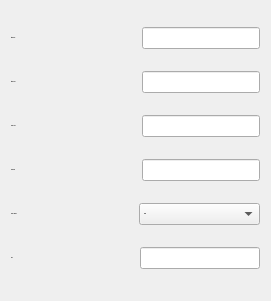
   <widget class="QWidget" name="layoutWidget">
    <property name="geometry">
     <rect>
      <x>10</x>
      <y>30</y>
      <width>271</width>
      <height>301</height>
     </rect>
    </property>
    <property name="font">
     <font>
      <family>Arial</family>
      <pointsize>-1</pointsize>
      <weight>75</weight>
      <bold>true</bold>
     </font>
    </property>
    <layout class="QVBoxLayout" name="verticalLayout">
     <item>
      <layout class="QHBoxLayout" name="horizontalLayout">
       <item>
        <widget class="QLabel" name="label">
         <property name="font">
          <font>
           <family>Arial</family>
           <pointsize>-1</pointsize>
           <weight>75</weight>
           <bold>true</bold>
          </font>
         </property>
         <property name="text">
          <string>Kitap No:</string>
         </property>
        </widget>
       </item>
       <item>
        <spacer name="horizontalSpacer">
         <property name="font">
          <font>
           <family>Arial</family>
           <pointsize>-1</pointsize>
           <weight>75</weight>
           <bold>true</bold>
          </font>
         </property>
         <property name="orientation">
          <enum>Qt::Horizontal</enum>
         </property>
         <property name="sizeHint" stdset="0">
          <size>
           <width>40</width>
           <height>20</height>
          </size>
         </property>
        </spacer>
       </item>
       <item>
        <widget class="QLineEdit" name="lneNu">
         <property name="font">
          <font>
           <family>Arial</family>
           <pointsize>-1</pointsize>
           <weight>75</weight>
           <bold>true</bold>
          </font>
         </property>
        </widget>
       </item>
      </layout>
     </item>
     <item>
      <layout class="QHBoxLayout" name="horizontalLayout_2">
       <item>
        <widget class="QLabel" name="label_2">
         <property name="font">
          <font>
           <family>Arial</family>
           <pointsize>-1</pointsize>
           <weight>75</weight>
           <bold>true</bold>
          </font>
         </property>
         <property name="text">
          <string>Kitap Adı:</string>
         </property>
        </widget>
       </item>
       <item>
        <spacer name="horizontalSpacer_2">
         <property name="font">
          <font>
           <family>Arial</family>
           <pointsize>-1</pointsize>
           <weight>75</weight>
           <bold>true</bold>
          </font>
         </property>
         <property name="orientation">
          <enum>Qt::Horizontal</enum>
         </property>
         <property name="sizeHint" stdset="0">
          <size>
           <width>40</width>
           <height>20</height>
          </size>
         </property>
        </spacer>
       </item>
       <item>
        <widget class="QLineEdit" name="lneAdi">
         <property name="font">
          <font>
           <family>Arial</family>
           <pointsize>-1</pointsize>
           <weight>75</weight>
           <bold>true</bold>
          </font>
         </property>
        </widget>
       </item>
      </layout>
     </item>
     <item>
      <layout class="QHBoxLayout" name="horizontalLayout_3">
       <item>
        <widget class="QLabel" name="label_3">
         <property name="font">
          <font>
           <family>Arial</family>
           <pointsize>-1</pointsize>
           <weight>75</weight>
           <bold>true</bold>
          </font>
         </property>
         <property name="text">
          <string>Yazar Adı:</string>
         </property>
        </widget>
       </item>
       <item>
        <spacer name="horizontalSpacer_3">
         <property name="font">
          <font>
           <family>Arial</family>
           <pointsize>-1</pointsize>
           <weight>75</weight>
           <bold>true</bold>
          </font>
         </property>
         <property name="orientation">
          <enum>Qt::Horizontal</enum>
         </property>
         <property name="sizeHint" stdset="0">
          <size>
           <width>40</width>
           <height>20</height>
          </size>
         </property>
        </spacer>
       </item>
       <item>
        <widget class="QLineEdit" name="lneYazarAdi">
         <property name="font">
          <font>
           <family>Arial</family>
           <pointsize>-1</pointsize>
           <weight>75</weight>
           <bold>true</bold>
          </font>
         </property>
        </widget>
       </item>
      </layout>
     </item>
     <item>
      <layout class="QHBoxLayout" name="horizontalLayout_4">
       <item>
        <widget class="QLabel" name="label_4">
         <property name="font">
          <font>
           <family>Arial</family>
           <pointsize>-1</pointsize>
           <weight>75</weight>
           <bold>true</bold>
          </font>
         </property>
         <property name="text">
          <string>Yayınevi:</string>
         </property>
        </widget>
       </item>
       <item>
        <spacer name="horizontalSpacer_4">
         <property name="font">
          <font>
           <family>Arial</family>
           <pointsize>-1</pointsize>
           <weight>75</weight>
           <bold>true</bold>
          </font>
         </property>
         <property name="orientation">
          <enum>Qt::Horizontal</enum>
         </property>
         <property name="sizeHint" stdset="0">
          <size>
           <width>40</width>
           <height>20</height>
          </size>
         </property>
        </spacer>
       </item>
       <item>
        <widget class="QLineEdit" name="lneYayinevi">
         <property name="font">
          <font>
           <family>Arial</family>
           <pointsize>-1</pointsize>
           <weight>75</weight>
           <bold>true</bold>
          </font>
         </property>
        </widget>
       </item>
      </layout>
     </item>
     <item>
      <layout class="QHBoxLayout" name="horizontalLayout_5">
       <item>
        <widget class="QLabel" name="label_5">
         <property name="font">
          <font>
           <family>Arial</family>
           <pointsize>-1</pointsize>
           <weight>75</weight>
           <bold>true</bold>
          </font>
         </property>
         <property name="text">
          <string>Yayın Tarihi:</string>
         </property>
        </widget>
       </item>
       <item>
        <widget class="QComboBox" name="cmbTarih">
         <property name="font">
          <font>
           <family>Arial</family>
           <pointsize>-1</pointsize>
           <weight>75</weight>
           <bold>true</bold>
          </font>
         </property>
         <item>
          <property name="text">
           <string>2026</string>
          </property>
         </item>
         <item>
          <property name="text">
           <string>2025</string>
          </property>
         </item>
         <item>
          <property name="text">
           <string>2024</string>
          </property>
         </item>
         <item>
          <property name="text">
           <string>2023</string>
          </property>
         </item>
         <item>
          <property name="text">
           <string>2022</string>
          </property>
         </item>
         <item>
          <property name="text">
           <string>2021</string>
          </property>
         </item>
         <item>
          <property name="text">
           <string>2020</string>
          </property>
         </item>
         <item>
          <property name="text">
           <string>2019</string>
          </property>
         </item>
         <item>
          <property name="text">
           <string>2018</string>
          </property>
         </item>
         <item>
          <property name="text">
           <string>2017</string>
          </property>
         </item>
         <item>
          <property name="text">
           <string>2016</string>
          </property>
         </item>
         <item>
          <property name="text">
           <string>2015</string>
          </property>
         </item>
         <item>
          <property name="text">
           <string>2014</string>
          </property>
         </item>
         <item>
          <property name="text">
           <string>2013</string>
          </property>
         </item>
         <item>
          <property name="text">
           <string>2012</string>
          </property>
         </item>
         <item>
          <property name="text">
           <string>2011</string>
          </property>
         </item>
         <item>
          <property name="text">
           <string>2010</string>
          </property>
         </item>
         <item>
          <property name="text">
           <string>2009</string>
          </property>
         </item>
         <item>
          <property name="text">
           <string>2008</string>
          </property>
         </item>
         <item>
          <property name="text">
           <string>2007</string>
          </property>
         </item>
         <item>
          <property name="text">
           <string>2006</string>
          </property>
         </item>
         <item>
          <property name="text">
           <string>2005</string>
          </property>
         </item>
         <item>
          <property name="text">
           <string>2004</string>
          </property>
         </item>
         <item>
          <property name="text">
           <string>2003</string>
          </property>
         </item>
         <item>
          <property name="text">
           <string>2002</string>
          </property>
         </item>
         <item>
          <property name="text">
           <string>2001</string>
          </property>
         </item>
         <item>
          <property name="text">
           <string>2000</string>
          </property>
         </item>
         <item>
          <property name="text">
           <string>1999</string>
          </property>
         </item>
         <item>
          <property name="text">
           <string>1998</string>
          </property>
         </item>
        </widget>
       </item>
      </layout>
     </item>
     <item>
      <layout class="QHBoxLayout" name="horizontalLayout_6">
       <item>
        <widget class="QLabel" name="label_6">
         <property name="font">
          <font>
           <family>Arial</family>
           <pointsize>-1</pointsize>
           <weight>75</weight>
           <bold>true</bold>
          </font>
         </property>
         <property name="text">
          <string>Tür:</string>
         </property>
        </widget>
       </item>
       <item>
        <spacer name="horizontalSpacer_6">
         <property name="font">
          <font>
           <family>Arial</family>
           <pointsize>-1</pointsize>
           <weight>75</weight>
           <bold>true</bold>
          </font>
         </property>
         <property name="orientation">
          <enum>Qt::Horizontal</enum>
         </property>
         <property name="sizeHint" stdset="0">
          <size>
           <width>40</width>
           <height>20</height>
          </size>
         </property>
        </spacer>
       </item>
       <item>
        <widget class="QLineEdit" name="lneTur">
         <property name="font">
          <font>
           <family>Arial</family>
           <pointsize>-1</pointsize>
           <weight>75</weight>
           <bold>true</bold>
          </font>
         </property>
        </widget>
       </item>
      </layout>
     </item>
    </layout>
   </widget>
